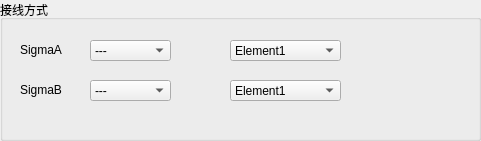
  <widget class="QGroupBox" name="groupBox_3">
   <property name="geometry">
    <rect>
     <x>10</x>
     <y>30</y>
     <width>481</width>
     <height>141</height>
    </rect>
   </property>
   <property name="title">
    <string>接线方式</string>
   </property>
   <widget class="QLabel" name="label_38">
    <property name="geometry">
     <rect>
      <x>20</x>
      <y>40</y>
      <width>71</width>
      <height>20</height>
     </rect>
    </property>
    <property name="text">
     <string>SigmaA</string>
    </property>
   </widget>
   <widget class="QComboBox" name="comboBox_SigmA1">
    <property name="geometry">
     <rect>
      <x>90</x>
      <y>40</y>
      <width>81</width>
      <height>21</height>
     </rect>
    </property>
    <item>
     <property name="text">
      <string>---</string>
     </property>
    </item>
    <item>
     <property name="text">
      <string>1P3W</string>
     </property>
    </item>
    <item>
     <property name="text">
      <string>3P3W</string>
     </property>
    </item>
    <item>
     <property name="text">
      <string>3P4W</string>
     </property>
    </item>
    <item>
     <property name="text">
      <string>3V3A</string>
     </property>
    </item>
   </widget>
   <widget class="QComboBox" name="comboBox_SigmA2">
    <property name="geometry">
     <rect>
      <x>230</x>
      <y>40</y>
      <width>111</width>
      <height>21</height>
     </rect>
    </property>
    <item>
     <property name="text">
      <string>Element1</string>
     </property>
    </item>
    <item>
     <property name="text">
      <string>Element2</string>
     </property>
    </item>
    <item>
     <property name="text">
      <string>Element3</string>
     </property>
    </item>
    <item>
     <property name="text">
      <string>Element4</string>
     </property>
    </item>
   </widget>
   <widget class="QComboBox" name="comboBox_SigmB1">
    <property name="geometry">
     <rect>
      <x>90</x>
      <y>80</y>
      <width>81</width>
      <height>21</height>
     </rect>
    </property>
    <item>
     <property name="text">
      <string>---</string>
     </property>
    </item>
    <item>
     <property name="text">
      <string>1P3W</string>
     </property>
    </item>
    <item>
     <property name="text">
      <string>3P3W</string>
     </property>
    </item>
    <item>
     <property name="text">
      <string>3P4W</string>
     </property>
    </item>
    <item>
     <property name="text">
      <string>3V3A</string>
     </property>
    </item>
   </widget>
   <widget class="QComboBox" name="comboBox_SigmB2">
    <property name="geometry">
     <rect>
      <x>230</x>
      <y>80</y>
      <width>111</width>
      <height>21</height>
     </rect>
    </property>
    <item>
     <property name="text">
      <string>Element1</string>
     </property>
    </item>
    <item>
     <property name="text">
      <string>Element2</string>
     </property>
    </item>
    <item>
     <property name="text">
      <string>Element3</string>
     </property>
    </item>
    <item>
     <property name="text">
      <string>Element4</string>
     </property>
    </item>
   </widget>
   <widget class="QLabel" name="label_41">
    <property name="geometry">
     <rect>
      <x>20</x>
      <y>80</y>
      <width>71</width>
      <height>20</height>
     </rect>
    </property>
    <property name="text">
     <string>SigmaB</string>
    </property>
   </widget>
   <widget class="QGroupBox" name="groupBox_12">
    <property name="geometry">
     <rect>
      <x>0</x>
      <y>190</y>
      <width>481</width>
      <height>111</height>
     </rect>
    </property>
    <property name="title">
     <string>更新率</string>
    </property>
   </widget>
  </widget>
